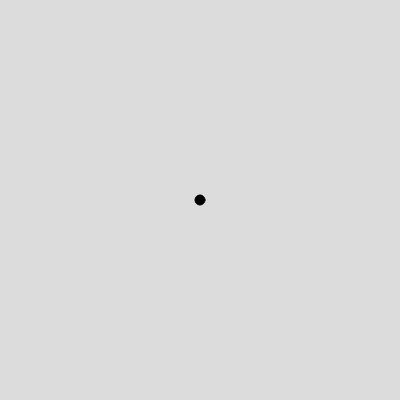
Frame 1 (no input)
Frame 60 (no input): identical to frame 1, image omitted
Frame 120 (the mouse pressed at the canvas centre since frame 60): identical to frame 1, image omitted

The p5.js sketch that drew this single still picture (run headless with seeded random() and noise() and a simulated clock; from frame 60 on, the mouse is pressed at the canvas centre):

// p5.js sketch
// ── sketch.js
let m;

function setup() {
    createCanvas(400, 400);
    angleMode(DEGREES);

    m = new Mold();
}

function draw() {
    background(220);
    m.display();
}

// ── mold.js
class Mold {
    constructor() {
        this.y = width/2;
        this.x = height/2; // Sets mold pattern in the beggining of the canvas
        this.r = 5 // Radius

        // Traveling direction
        this.heading = 45;
        this.vx = cos(this.heading); // Turns polar coordinates to cartesian coordinates
        this.vy = sin(this.heading);
    }
     
    display() {
        fill(0);
        ellipse(this.x, this.y, this.r*2, this.r*2);

        
    }
    
}
